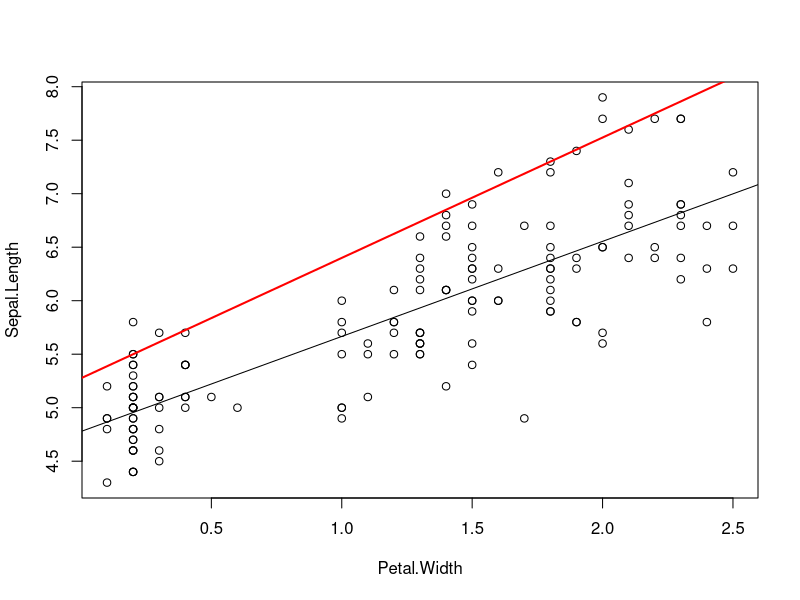
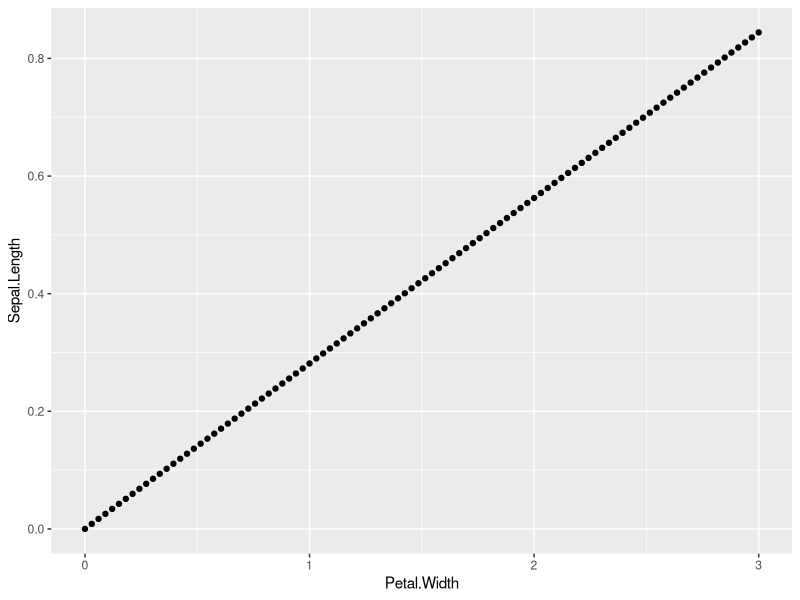

Source code (R) for these figures, in order:

# load iris example data
data(iris)

# create a simple xy plot
plot(Sepal.Length ~ Petal.Width, data = iris)

# load library "quantreg"
# install via
# install.packages("quantreg", dep = TRUE)

library(quantreg)

# calculating a simple linear regression
linear <- lm(Sepal.Length ~ Petal.Width, data = iris)

# putting the regression line in the graph
abline(linear)

# calculate the upper bound at 0.95 quantile
mod <- rq(Sepal.Length ~ Petal.Width, data = iris, tau = .95)

# use the quantreg-model to predict where the line should be
# first provide a meaningful x-range that should match the x-range of the data
# we want 100 points to be predicted in this range
predict_range <- data.frame(Petal.Width = seq(0, 3, length = 100))

# calculate for each x-range value the corresponding y-range
pDF <- within(predict_range, Sepal.Length <- predict(mod, newdata = predict_range))

# put this line on the graph
lines(Sepal.Length ~ Petal.Width, data = pDF, col = "red", lwd = 2)

# Now with a hyperbola
hyp <- nls(Sepal.Length ~ (a * Petal.Width) / (b + Petal.Width),
           data = iris,
           start = list(a = 5, b = 15))

mod2 <- nlrq(Sepal.Length ~ (a * Petal.Width) / (b + Petal.Width),
           data = iris,
           start = list(a = 5, b = 15),
           tau = .95)

# calculate for each x-range value the corresponding y-range
pDF2 <- within(predict_range, Sepal.Length <- predict(mod2, newdata = predict_range))

# put the hyperbola line on the graph
lines(Sepal.Length ~ Petal.Width, data = pDF2, col = "blue", lwd = 2)

library(ggplot2)
p <- ggplot(pDF2, aes(x = Petal.Width, y = Sepal.Length))
        p <- p + geom_point()
p
